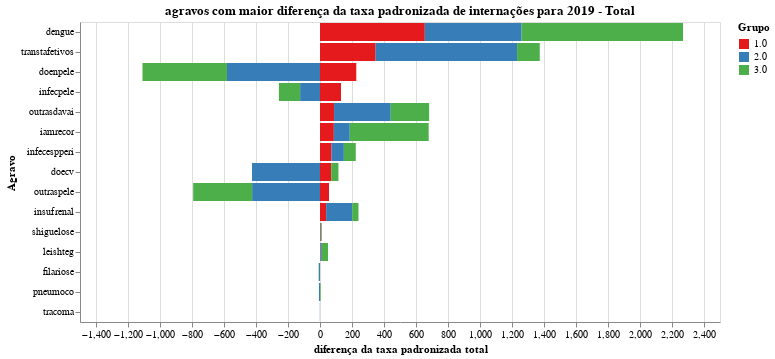

Write notebook code for a chart like this one.
### Code cell
chart = plot_grafico_dif(pop_19, pop_r,
                         'taxa_inter_esp_total', 
                         "agravos com maior diferença da taxa padronizada de internações para 2019 - Total",
                        "diferença da taxa padronizada total")


#chart.save('tx_pad_t.svg')
chart

### Figure 1 — Vega-Lite specification as saved in the notebook (floating-point values rounded to 4 significant figures)
{"config": {"view": {"continuousWidth": 400, "continuousHeight": 300}, "range": {"category": {"scheme": "set1"}}}, "data": {"name": "data-d87d8cb1412fe947d5951ec95db20c7e"}, "mark": "bar", "encoding": {"color": {"type": "nominal", "field": "grupo", "title": "Grupo"}, "order": {"type": "nominal", "field": "grupo", "sort": "ascending"}, "tooltip": {"type": "quantitative", "field": "taxa"}, "x": {"type": "quantitative", "field": "taxa", "title": "diferença da taxa padronizada total"}, "y": {"type": "nominal", "field": "agravo", "sort": null, "title": "Agravo"}}, "title": "agravos com maior diferença da taxa padronizada de internações para 2019 - Total", "width": 640, "$schema": "https://vega.github.io/schema/vega-lite/v4.8.1.json", "datasets": {"data-d87d8cb1412fe947d5951ec95db20c7e": [{"agravo": "dengue", "grupo": "1.0", "taxa": 655.1}, {"agravo": "dengue", "grupo": "2.0", "taxa": 604.6}, {"agravo": "dengue", "grupo": "3.0", "taxa": 1009.0}, {"agravo": "transtafetivos", "grupo": "1.0", "taxa": 347.7}, {"agravo": "transtafetivos", "grupo": "2.0", "taxa": 884.0}, {"agravo": "transtafetivos", "grupo": "3.0", "taxa": 142.0}, {"agravo": "doenpele", "grupo": "1.0", "taxa": 226.8}, {"agravo": "doenpele", "grupo": "2.0", "taxa": -581.4}, {"agravo": "doenpele", "grupo": "3.0", "taxa": -528.0}, {"agravo": "infecpele", "grupo": "1.0", "taxa": 131.2}, {"agravo": "infecpele", "grupo": "2.0", "taxa": -124.3}, {"agravo": "infecpele", "grupo": "3.0", "taxa": -132.4}, {"agravo": "outrasdavai", "grupo": "1.0", "taxa": 87.74}, {"agravo": "outrasdavai", "grupo": "2.0", "taxa": 354.3}, {"agravo": "outrasdavai", "grupo": "3.0", "taxa": 240.2}, {"agravo": "iamrecor", "grupo": "1.0", "taxa": 86.49}, {"agravo": "iamrecor", "grupo": "2.0", "taxa": 99.5}, {"agravo": "iamrecor", "grupo": "3.0", "taxa": 493.2}, {"agravo": "infecespperi", "grupo": "1.0", "taxa": 72.36}, {"agravo": "infecespperi", "grupo": "2.0", "taxa": 76.85}, {"agravo": "infecespperi", "grupo": "3.0", "taxa": 74.38}, {"agravo": "doecv", "grupo": "1.0", "taxa": 70.19}, {"agravo": "doecv", "grupo": "2.0", "taxa": -424.9}, {"agravo": "doecv", "grupo": "3.0", "taxa": 44.98}, {"agravo": "outraspele", "grupo": "1.0", "taxa": 56.3}, {"agravo": "outraspele", "grupo": "2.0", "taxa": -424.2}, {"agravo": "outraspele", "grupo": "3.0", "taxa": -368.4}, {"agravo": "insufrenal", "grupo": "1.0", "taxa": 38.26}, {"agravo": "insufrenal", "grupo": "2.0", "taxa": 162.9}, {"agravo": "insufrenal", "grupo": "3.0", "taxa": 39.44}, {"agravo": "shiguelose", "grupo": "1.0", "taxa": 4.002}, {"agravo": "shiguelose", "grupo": "2.0", "taxa": 3.128}, {"agravo": "shiguelose", "grupo": "3.0", "taxa": 4.31}, {"agravo": "leishteg", "grupo": "1.0", "taxa": 3.356}, {"agravo": "leishteg", "grupo": "2.0", "taxa": 8.175}, {"agravo": "leishteg", "grupo": "3.0", "taxa": 38.74}, {"agravo": "filariose", "grupo": "1.0", "taxa": 0.2212}, {"agravo": "filariose", "grupo": "2.0", "taxa": -6.51}, {"agravo": "filariose", "grupo": "3.0", "taxa": -2.095}, {"agravo": "pneumoco", "grupo": "1.0", "taxa": 0.1253}, {"agravo": "pneumoco", "grupo": "2.0", "taxa": -6.511}, {"agravo": "pneumoco", "grupo": "3.0", "taxa": 3.707}, {"agravo": "tracoma", "grupo": "1.0", "taxa": 0.0}, {"agravo": "tracoma", "grupo": "2.0", "taxa": -1.071}, {"agravo": "tracoma", "grupo": "3.0", "taxa": 0.0}]}}
